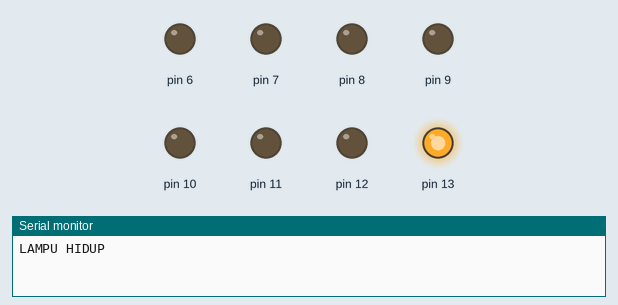
A sketch run on a simulated Arduino Uno, built with avr-gcc and run on an emulated ATmega328P. On the bench: output pins drawn as LEDs (lit = HIGH), the last lines printed to the serial monitor.

Above: at 0.5 s.
At 2.5 s:
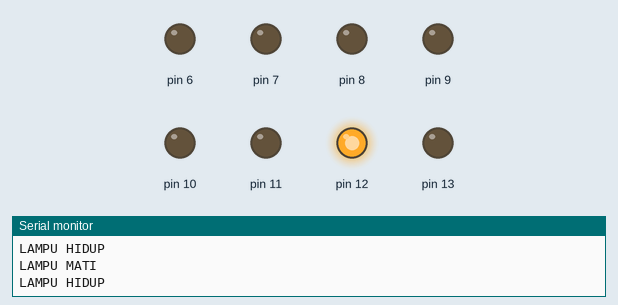
At 4.5 s:
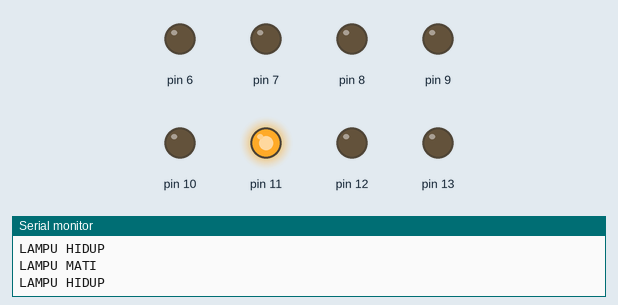
At 10.5 s:
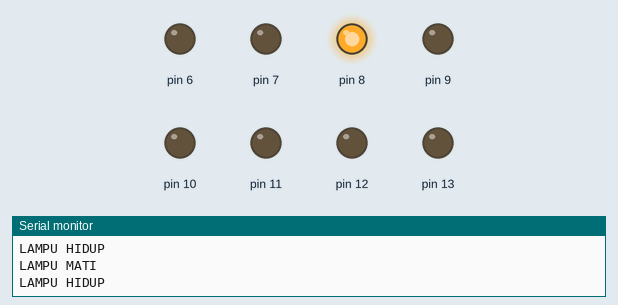
At 14.5 s:
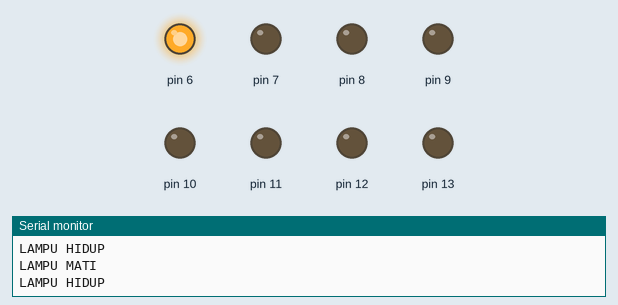
At 19.5 s:
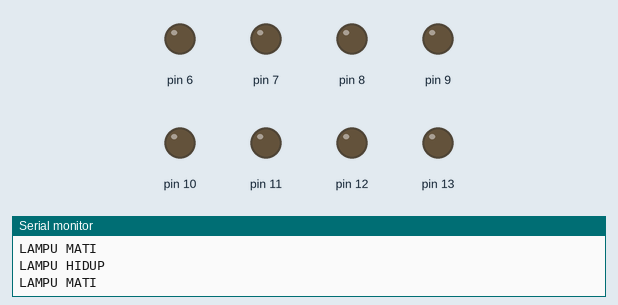
Timing chart, 0 to 20.8 s (numbered marks = the images above):
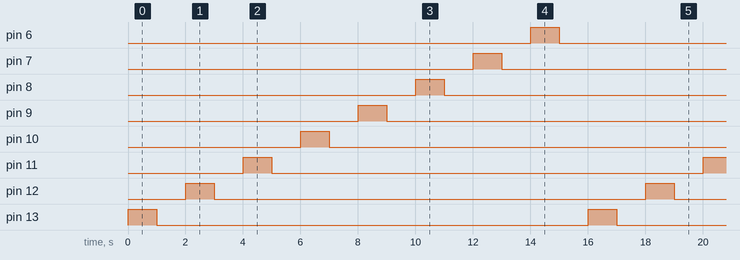

The sketch:

8_LED_MATI_NYALA_BERURUTAN.ino
```cpp
void setup() {
  Serial.begin(9600);
  pinMode(13, OUTPUT);
  pinMode(12, OUTPUT);
  pinMode(11, OUTPUT);
  pinMode(10, OUTPUT);
  pinMode(9, OUTPUT);
  pinMode(8, OUTPUT);
  pinMode(7, OUTPUT);
  pinMode(6, OUTPUT);
}

void loop() {
  digitalWrite(13, HIGH);
  Serial.println ("LAMPU HIDUP");
  delay(1000);
  digitalWrite(13, LOW);
  Serial.println ("LAMPU MATI");
  delay(1000);

  digitalWrite(12, HIGH);
  Serial.println ("LAMPU HIDUP");
  delay(1000);
  digitalWrite(12, LOW);
  Serial.println ("LAMPU MATI");
  delay(1000);

  digitalWrite(11, HIGH);
  Serial.println ("LAMPU HIDUP");
  delay(1000);
  digitalWrite(11, LOW);
  Serial.println ("LAMPU MATI");
  delay(1000);

  digitalWrite(10, HIGH);
  Serial.println ("LAMPU HIDUP");
  delay(1000);
  digitalWrite(10, LOW);
  Serial.println ("LAMPU MATI");
  delay(1000);

  digitalWrite(9, HIGH);
  Serial.println ("LAMPU HIDUP");
  delay(1000);
  digitalWrite(9, LOW);
  Serial.println ("LAMPU MATI");
  delay(1000);

  digitalWrite(8, HIGH);
  Serial.println ("LAMPU HIDUP");
  delay(1000);
  digitalWrite(8, LOW);
  Serial.println ("LAMPU MATI");
  delay(1000);

  digitalWrite(7, HIGH);
  Serial.println ("LAMPU HIDUP");
  delay(1000);
  digitalWrite(7, LOW);
  Serial.println ("LAMPU MATI");
  delay(1000);

  digitalWrite(6, HIGH);
  Serial.println ("LAMPU HIDUP");
  delay(1000);
  digitalWrite(6, LOW);
  Serial.println ("LAMPU MATI");
  delay(1000);
}
```

Measured:
- by itself, pin 6–13: alternates HIGH for 1.0 s and LOW for 15.0 s
- by itself, everything shown: repeats every 16.0 s, in 16 steps
